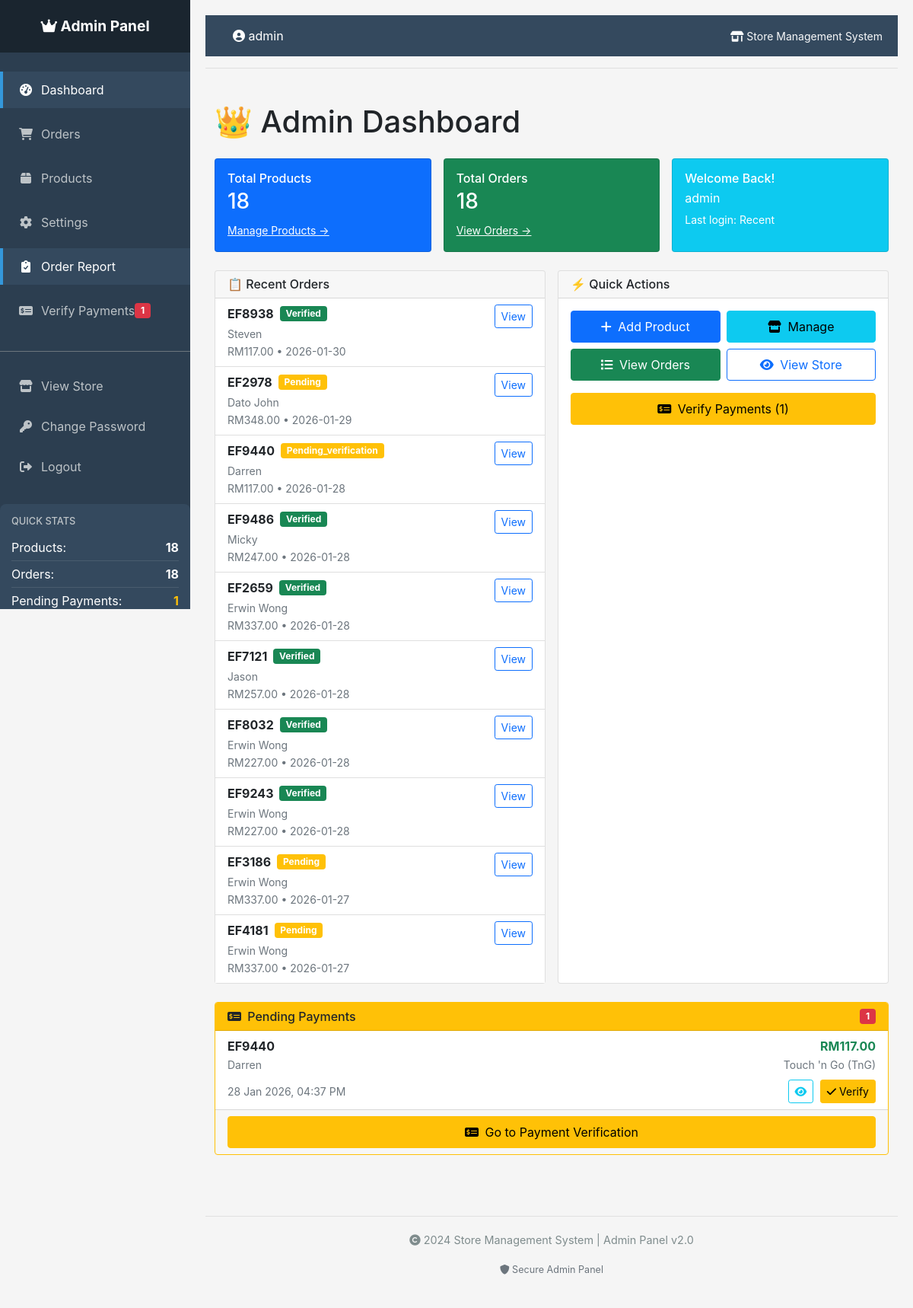
/admin/ (signed in), run on an earlier commit of the app's database.
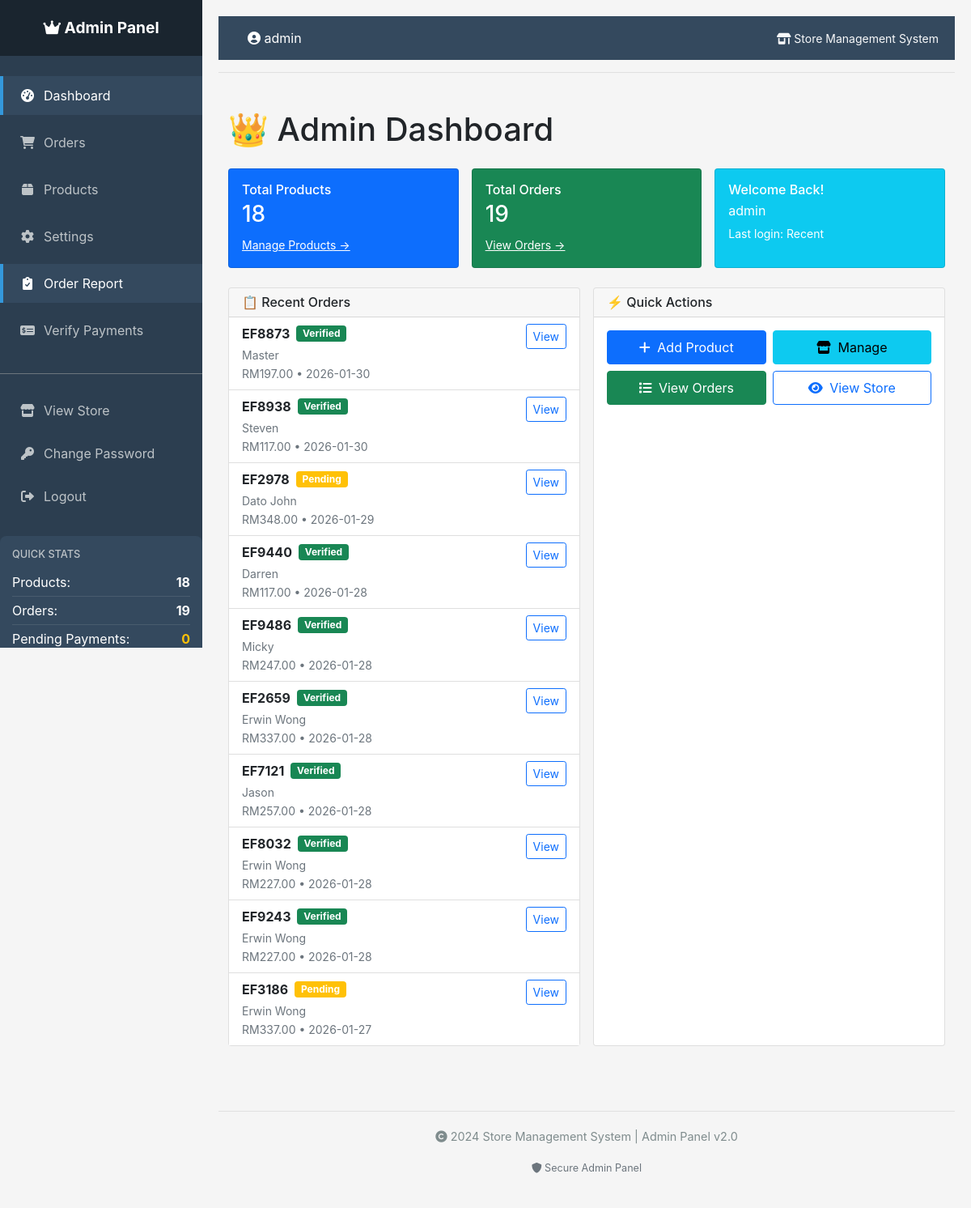
And on a later commit of the database.
### tables this page shows
CREATE TABLE orders (
            id INTEGER PRIMARY KEY AUTOINCREMENT,
            order_id TEXT UNIQUE NOT NULL,
            customer_name TEXT NOT NULL,
            total_price REAL NOT NULL,
            shipping_fee REAL NOT NULL,
            address TEXT NOT NULL,
            postcode TEXT NOT NULL,
            state TEXT NOT NULL,
            region TEXT NOT NULL,
            status TEXT DEFAULT 'pending',
            created_at TIMESTAMP DEFAULT CURRENT_TIMESTAMP
        , contact_number TEXT, payment_method TEXT, payment_status TEXT DEFAULT "pending", payment_receipt TEXT, payment_verified BOOLEAN DEFAULT 0, payment_verified_at TIMESTAMP, payment_verified_by TEXT, tracking_number TEXT, updated_at TIMESTAMP);

### app.py (the view)
@app.route('/admin/')
@admin_required
def admin_dashboard():
    product_count = g.conn.execute('SELECT COUNT(*) FROM products').fetchone()[0]
    order_count = g.conn.execute('SELECT COUNT(*) FROM orders').fetchone()[0]
    pending_payments = g.conn.execute(
        'SELECT COUNT(*) FROM orders WHERE payment_status = "pending_verification"'
    ).fetchone()[0]
    recent_orders = g.conn.execute('''
        SELECT * FROM orders
        ORDER BY created_at DESC
        LIMIT 10
    ''').fetchall()
    orders_to_verify = g.conn.execute('''
        SELECT * FROM orders
        WHERE payment_status = 'pending_verification'
        ORDER BY created_at DESC
    ''').fetchall()
    total_revenue_result = g.conn.execute(
        'SELECT SUM(total_price) FROM orders WHERE payment_verified = 1'
    ).fetchone()
    total_revenue = total_revenue_result[0] if total_revenue_result[0] else 0
    return render_template('admin_dashboard.html',
                          product_count=product_count,
                          order_count=order_count,
                          pending_payments=pending_payments,
                          recent_orders=recent_orders,
                          orders_to_verify=orders_to_verify,
                          total_revenue=total_revenue)

### templates/admin_dashboard.html (shortened to what this page needs)
{% extends "admin_base.html" %}
{% block content %}
<div class="container-fluid py-3">
    <h1 class="mb-4">👑 Admin Dashboard</h1>
    <div class="row g-3 mb-4">
        <div class="col-12 col-sm-6 col-md-4">
            <div class="card bg-primary text-white h-100">
                <div class="card-body py-3">
                    <h6 class="card-title mb-1">Total Products</h6>
                    <h3 class="mb-2">{{ product_count }}</h3>
                    <a href="{{ url_for('admin_products') }}" class="text-white small">Manage Products →</a>
                </div>
            </div>
        </div>
        <div class="col-12 col-sm-6 col-md-4">
            <div class="card bg-success text-white h-100">
                <div class="card-body py-3">
                    <h6 class="card-title mb-1">Total Orders</h6>
                    <h3 class="mb-2">{{ order_count }}</h3>
                    <a href="{{ url_for('admin_orders') }}" class="text-white small">View Orders →</a>
                </div>
            </div>
        </div>
        <div class="col-12 col-sm-6 col-md-4">
            <div class="card bg-info text-white h-100">
                <div class="card-body py-3">
                    <h6 class="card-title mb-1">Welcome Back!</h6>
                    <p class="mb-1">{{ session.admin_username }}</p>
                    <small>Last login: Recent</small>
                </div>
            </div>
        </div>
    </div>
    <div class="row g-3 mb-4">
        <div class="col-12 col-lg-6">
            <div class="card h-100">
                <div class="card-header">
                    <h6 class="mb-0">📋 Recent Orders</h6>
                </div>
                <div class="card-body p-0">
                    {% if recent_orders %}
                    <div class="list-group list-group-flush">
                        {% for order in recent_orders %}
                        <div class="list-group-item">
                            <div class="d-flex justify-content-between align-items-start">
                                <div>
                                    <div class="d-flex align-items-center mb-1">
                                        <strong class="me-2">{{ order.order_id }}</strong>
                                        <small class="badge {% if order.payment_status == 'verified' %}bg-success{% else %}bg-warning{% endif %}">
                                            {{ order.payment_status|title }}
                                        </small>
                                    </div>
                                    <small class="text-muted d-block">{{ order.customer_name }}</small>
                                    <small class="text-muted">RM{{ "%.2f"|format(order.total_price) }} • {{ order.created_at[:10] }}</small>
                                </div>
                                <a href="{{ url_for('order_details', order_id=order.order_id) }}"
                                   class="btn btn-sm btn-outline-primary">
                                    View
                                </a>
                            </div>
                        </div>
                        {% endfor %}
                    </div>
                    {% else %}
                    <div class="text-center py-5">
                        <i class="fas fa-box-open fa-2x text-muted mb-3"></i>
                        <p class="text-muted mb-0">No recent orders</p>
                    </div>
                    {% endif %}
                </div>
            </div>
        </div>
        <div class="col-12 col-lg-6">
            <div class="card h-100">
                <div class="card-header">
                    <h6 class="mb-0">⚡ Quick Actions</h6>
                </div>
                <div class="card-body">
                    <div class="row g-2">
                        <div class="col-6">
                            <a href="{{ url_for('add_product') }}" class="btn btn-primary w-100 py-2">
                                <i class="fas fa-plus me-1"></i> Add Product
                            </a>
                        </div>
                        <div class="col-6">
                            <a href="{{ url_for('admin_products') }}" class="btn btn-info w-100 py-2">
                                <i class="fas fa-store me-1"></i> Manage
                            </a>
                        </div>
                        <div class="col-6">
                            <a href="{{ url_for('admin_orders') }}" class="btn btn-success w-100 py-2">
                                <i class="fas fa-list me-1"></i> View Orders
                            </a>
                        </div>
                        <div class="col-6">
                            <a href="/" class="btn btn-outline-primary w-100 py-2" target="_blank">
                                <i class="fas fa-eye me-1"></i> View Store
                            </a>
                        </div>
                    </div>
                    {% if pending_payments > 0 %}
                    <div class="mt-3">
                        <a href="/admin/verify_payments" class="btn btn-warning w-100 py-2">
                            <i class="fas fa-money-check-alt me-1"></i>
                            Verify Payments ({{ pending_payments }})
                        </a>
                    </div>
                    {% endif %}
                </div>
            </div>
        </div>
    </div>
    {% if pending_payments > 0 %}
    <div class="card border-warning mb-4">
        <div class="card-header bg-warning text-dark py-2">
            <div class="d-flex justify-content-between align-items-center">
                <h6 class="mb-0">
                    <i class="fas fa-money-check-alt me-1"></i> Pending Payments
                </h6>
                <span class="badge bg-danger">{{ pending_payments }}</span>
            </div>
        </div>
        <div class="card-body p-0">
            <div class="list-group list-group-flush">
                {% for order in orders_to_verify %}
                <div class="list-group-item">
                    <div class="d-flex justify-content-between align-items-start mb-2">
                        <div>
                            <strong class="d-block">{{ order.order_id }}</strong>
                            <small class="text-muted">{{ order.customer_name }}</small>
                        </div>
                        <div class="text-end">
                            <strong class="text-success d-block">RM{{ "%.2f"|format(order.total_price) }}</strong>
                            <small class="text-muted">{{ order.payment_method or 'Bank Transfer' }}</small>
                        </div>
                    </div>
                    <div class="d-flex justify-content-between align-items-center">
                        <small class="text-muted">{{ order.created_at|datetimeformat }}</small>
                        <div>
                            <a href="{{ url_for('order_details', order_id=order.order_id) }}"
                               class="btn btn-sm btn-outline-info me-1">
                                <i class="fas fa-eye"></i>
                            </a>
                            <a href="/admin/verify_payments"
                               class="btn btn-sm btn-warning">
                                <i class="fas fa-check"></i> Verify
                            </a>
                        </div>
                    </div>
                </div>
                {% endfor %}
            </div>
        </div>
        <div class="card-footer py-2">
            <a href="/admin/verify_payments" class="btn btn-warning w-100 py-2">
                <i class="fas fa-money-check-alt me-1"></i> Go to Payment Verification
            </a>
        </div>
    </div>
    {% endif %}
</div>
{% endblock %}

### templates/admin_base.html (shortened to what this page needs)
<!DOCTYPE html>
<html lang="en">
<head>
    <link href="https://cdn.jsdelivr.net/npm/bootstrap@5.1.3/dist/css/bootstrap.min.css" rel="stylesheet">
    <link rel="stylesheet" href="https://cdnjs.cloudflare.com/ajax/libs/font-awesome/6.0.0/css/all.min.css">
</head>
<body>
    <div class="admin-container">
        <aside class="admin-sidebar" id="adminSidebar">
            <div class="sidebar-brand">
                <i class="fas fa-crown"></i> Admin Panel
            </div>
            <div class="sidebar-menu">
                <nav class="nav flex-column">
                    <a href="{{ url_for('admin_dashboard') }}"
                       class="nav-link {% if request.endpoint == 'admin_dashboard' %}active{% endif %}">
                        <i class="fas fa-tachometer-alt"></i> Dashboard
                    </a>
                    <a href="{{ url_for('admin_orders') }}"
                       class="nav-link {% if request.endpoint in ['admin_orders', 'order_details'] %}active{% endif %}">
                        <i class="fas fa-shopping-cart"></i> Orders
                    </a>
                    <a href="{{ url_for('admin_products') }}"
                       class="nav-link {% if request.endpoint in ['admin_products', 'add_product', 'edit_product'] %}active{% endif %}">
                        <i class="fas fa-box"></i> Products
                    </a>
                    <a href="{{ url_for('admin_settings') }}"
                       class="nav-link {% if request.endpoint == 'admin_settings' %}active{% endif %}">
                        <i class="fas fa-cog"></i> Settings
                    </a>
                    <a class="nav-link active" href="{{ url_for('reservation_report') }}">
                        <i class="fas fa-clipboard-check"></i> Order Report
                    </a>
                    <a class="nav-link" href="{{ url_for('admin_verify_payments') }}">
                        <i class="fas fa-money-check-alt"></i> Verify Payments
                        {% if pending_payments > 0 %}
                        <span class="badge bg-danger">{{ pending_payments }}</span>
                        {% endif %}
                    </a>
                    <div class="mt-4 pt-3 border-top border-secondary">
                        <a href="/" class="nav-link" target="_blank">
                            <i class="fas fa-store"></i> View Store
                        </a>
                        <a href="{{ url_for('change_password') }}" class="nav-link">
                            <i class="fas fa-key"></i> Change Password
                        </a>
                        <a href="{{ url_for('admin_logout') }}" class="nav-link">
                            <i class="fas fa-sign-out-alt"></i> Logout
                        </a>
                    </div>
                </nav>
                <div class="quick-stats">
                    <h6>Quick Stats</h6>
                    {% set stats = g.conn.execute('SELECT COUNT(*) as product_count FROM products').fetchone() %}
                    {% set order_stats = g.conn.execute('SELECT COUNT(*) as order_count FROM orders').fetchone() %}
                    {% set pending_stats = g.conn.execute('SELECT COUNT(*) as pending_count FROM orders WHERE payment_status = "pending_verification"').fetchone() %}
                    <div class="stat-item">
                        <span>Products:</span>
                        <strong>{{ stats['product_count'] if stats else 0 }}</strong>
                    </div>
                    <div class="stat-item">
                        <span>Orders:</span>
                        <strong>{{ order_stats['order_count'] if order_stats else 0 }}</strong>
                    </div>
                    <div class="stat-item">
                        <span>Pending Payments:</span>
                        <strong class="text-warning">{{ pending_stats['pending_count'] if pending_stats else 0 }}</strong>
                    </div>
                </div>
            </div>
        </aside>
        <main class="admin-main">
            <div class="admin-navbar">
                <div>
                    <span class="ms-3">
                        <i class="fas fa-user-circle"></i> {{ session.get('admin_username', 'Admin') }}
                    </span>
                </div>
                <div>
                    <small class="text-light">
                        <i class="fas fa-store-alt"></i> Store Management System
                    </small>
                </div>
            </div>
            <div class="content-header">
            </div>
            <div class="content-wrapper">
                {% block content %}{% endblock %}
            </div>
            <footer class="admin-footer">
                <p>
                    <i class="fas fa-copyright"></i> 2024 Store Management System | Admin Panel v2.0
                </p>
                <small class="text-muted">
                    <i class="fas fa-shield-alt"></i> Secure Admin Panel
                </small>
            </footer>
        </main>
    </div>
</body>
</html>

What changed in the data, as far as the page shows it:
no longer on one of the page's lists (row edited): orders: order_id "EF9440", customer_name "Darren", total_price "117.00", payment_method "Touch 'n Go (TnG)", created_at "28 Jan 2026, 04:37 PM"
no longer on this page (row unchanged): orders: order_id "EF4181", payment_status "Pending", customer_name "Erwin Wong", total_price "337.00", created_at "2026-01-27", shown under "📋 Recent Orders"
added orders: order_id "EF8873", payment_status "Verified", customer_name "Master", total_price "197.00", created_at "2026-01-30", shown under "📋 Recent Orders"
changed orders "EF9440": payment_status "Pending_verification" → "Verified"
Also different on the page:
{{ order_stats['order_count'] if order_stats else 0 }}: "18" → "19"
{{ pending_stats['pending_count'] if pending_stats else 0 }}: "1" → "0"
{{ order_count }}: "18" → "19"
{{ pending_payments }}: "1" → (not shown)
text no longer shown: "Verify Payments ( ) Pending Payments Go to Payment Verification"
